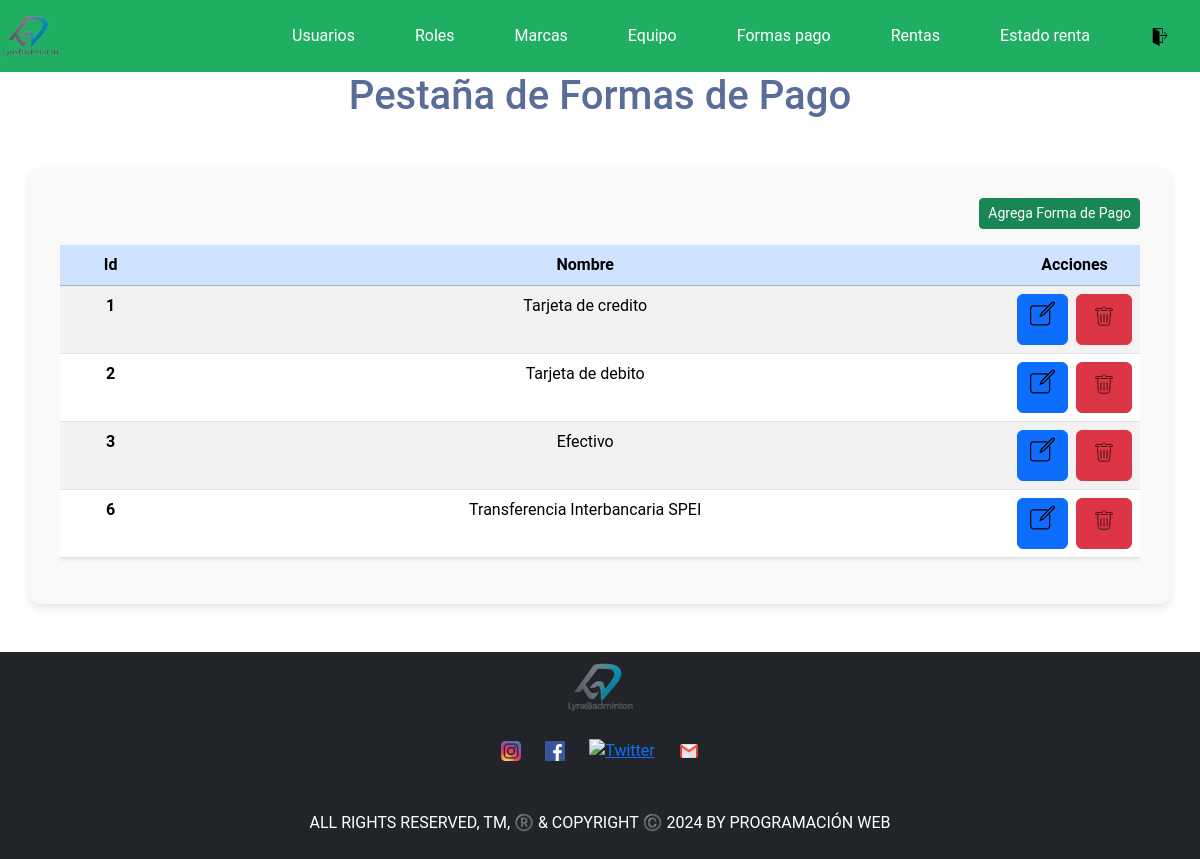
Page /admin/formas_pago.php on the committed database.
### tables this page shows
CREATE TABLE `forma_pago` (
  `id_forma_pago` int(11) NOT NULL,
  `forma_pago` varchar(50) DEFAULT NULL
);

### classes/database.php (called while the page is built, shortened)
<?php
    class Database{
        var $connection;
        private function connect(){
            try {
                $dsn =  SGDB.':host='.DBHOST.';dbname='.DBNAME;
                $this->connection = new PDO($dsn, DBUSER, DBPASS);
            } catch (PDOException $e){
                echo $e->getMessage();
            }
        }
        private function close_connection(){
            try{
                $this->connection = null;
            } catch (PDOException $e){
                echo $e->getMessage();
            }
        }
        function get_query($query = '', $query_params = [], $fetch_mode = PDO::FETCH_ASSOC){
            try {
                $stmt = $this->connection->prepare($query);
                $stmt->execute();
                $this->query_results = $stmt->fetchAll($fetch_mode);
            } catch (PDOException $e) {
                echo $e->getMessage();
            }
        }
    }
?>

### classes/class_formas_pago.php (the view, shortened to what this page needs)
<?php
    include '../classes/database.php';
    class Role extends Database{
        function action($action_case){
            switch ($action_case) {
                case 'read':
                    $this->read();
                break;
            }
        }
        function read(){
            $get_user_query = 'SELECT * FROM forma_pago';
            $this->get_query($get_user_query);
            $result = '
            <div class="d-flex justify-content-end mb-3">
                <form method="POST">
                    <button class="btn btn-success btn-sm" title="Agregar nueva forma_pago">
                        <i class="bi bi-plus-lg"></i> Agrega Forma de Pago
                    </button>
                    <input type="hidden" name="action" value="formNew">
                </form>
            </div>
            <div class="table-responsive">
            <table class="table table-striped table-hover shadow-sm">
                <thead class="table-primary text-center">
                    <tr>
                        <th scope="col">Id</th>
                        <th scope="col">Nombre</th>
                        <th scope="col" style="width: 100px;">Acciones</th>
                    </tr>
                </thead>
                <tbody>';
            foreach($this->query_results as $register){
                $result .= "
                    <tr>
                        <th class='text-center'> ".$register['id_forma_pago']." </th>
                        <td class='text-center'> ".$register['forma_pago']." </td>
                        <td class='text-center'>
                            <div class='d-flex justify-content-center gap-2'>
                                <form method='POST' class='btn btn-primary'>
                                    <input type='image' class='svg-white' style='width: 25px;' src='../images/icons/edit-button.svg' alt='Edit icon' srcset=''>
                                    <input type='hidden' name='action' value='formEdit'>
                                    <input type='hidden' name='forma_pago' value=".$register['forma_pago'].">
                                    <input type='hidden' name='id_forma_pago' value=".$register['id_forma_pago'].">
                                </form>
                                <form method='POST' class='btn btn-danger'>
                                    <input type='image' class='svg-white' style='width: 30px;' src='../images/icons/delete.svg' alt='Delete icon' srcset=''>
                                    <input type='hidden' name='action' value='delete'>
                                    <input type='hidden' name='id_forma_pago' value=".$register['id_forma_pago'].">
                                </form>
                            </div>
                        </td>
                    </tr>";
            }
            $result .= '
                </tbody>
            </table>
            </div>';
            echo $result;
        }
    }
    $roleObject = new Role();
    if ( isset($_REQUEST['action']) ){
        $action_case = $_REQUEST['action'];
        echo $roleObject->action( $action_case );
    }else{
        echo $roleObject->action('read');
    }
?>

### styles/style.css (style rules this page uses)
* { margin: 0; }
:root { --white: snow; --blue: #2041ae; --dark-blue: #586d99; --light-blue: #C4D7FF; --peach: #FFD7C4; --yellow: #FFF4B5; }
.svg-white { fill: white; }
body { background-color: white; color: white; font-family: 'Roboto', sans-serif; text-align: justify; display: flex; flex-direction: column; }

### rows in the picture
forma_pago: id_forma_pago "1", forma_pago "Tarjeta de credito"
forma_pago: id_forma_pago "2", forma_pago "Tarjeta de debito"
forma_pago: id_forma_pago "3", forma_pago "Efectivo"
forma_pago: id_forma_pago "6", forma_pago "Transferencia Interbancaria SPEI"
